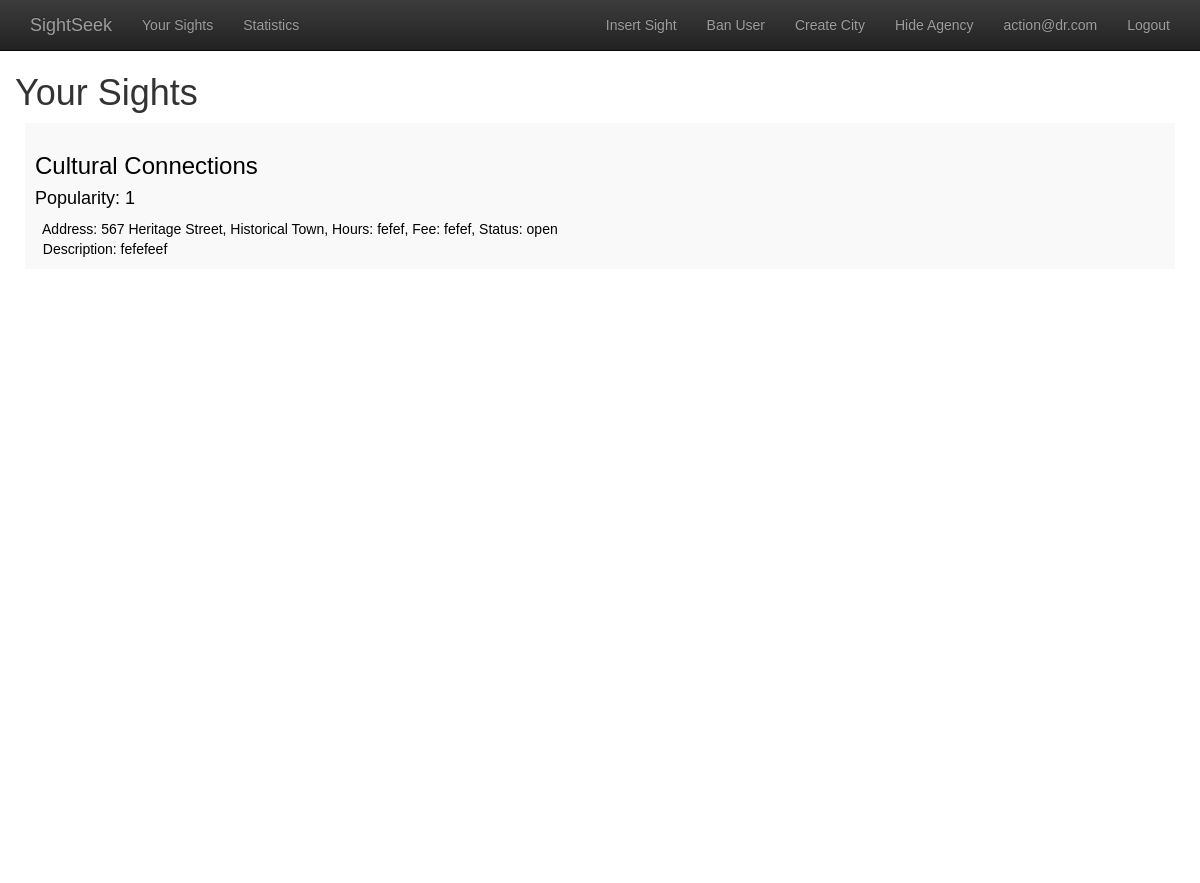
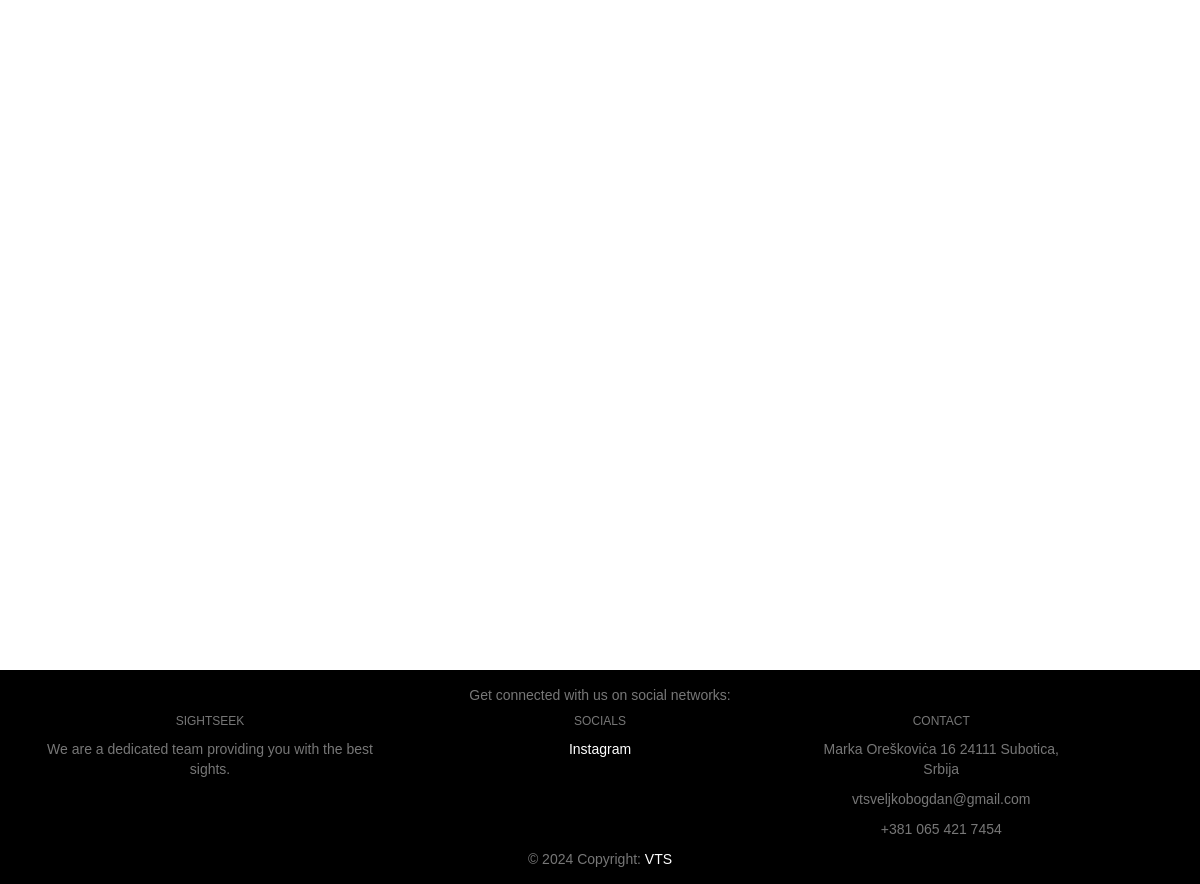
/stats.php (signed in), run on the app's committed database (2 pictures, top to bottom).
### tables this page shows
CREATE TABLE `sights` (
  `id_sight` int(32) NOT NULL,
  `id_city` int(32) NOT NULL,
  `id_agency` int(32) NOT NULL,
  `name` varchar(255) NOT NULL,
  `address` varchar(255) NOT NULL,
  `hours` varchar(32) NOT NULL,
  `fee` varchar(32) NOT NULL DEFAULT 'No fee',
  `image` varchar(255) DEFAULT NULL,
  `contact_info` varchar(255) DEFAULT NULL,
  `status` varchar(32) NOT NULL DEFAULT 'Unkown / Contact for more info',
  `latitude` varchar(255) NOT NULL,
  `longitude` varchar(255) NOT NULL,
  `times_searched` int(255) NOT NULL DEFAULT 0,
  `times_clicked` int(255) NOT NULL DEFAULT 0,
  `id_category` int(32) NOT NULL,
  `indoors_outdoors` varchar(32) NOT NULL DEFAULT 'indoors',
  `wifi` varchar(32) NOT NULL DEFAULT 'No',
  `description` text DEFAULT NULL
);

CREATE TABLE `agencies` (
  `id_agency` int(32) NOT NULL,
  `name` varchar(255) NOT NULL,
  `address` varchar(255) NOT NULL,
  `contact_information` varchar(255) NOT NULL DEFAULT 'Not set',
  `website` varchar(255) NOT NULL DEFAULT 'Not set',
  `operating_hours` varchar(255) NOT NULL DEFAULT 'Unknown',
  `establishment_date` varchar(255) NOT NULL DEFAULT 'Unknown',
  `email` varchar(255) NOT NULL,
  `password` varchar(255) NOT NULL,
  `is_info_hidden` int(32) NOT NULL DEFAULT 0,
  `is_banned` int(32) NOT NULL DEFAULT 0,
  `verification_id` varchar(255) NOT NULL,
  `verification_status` int(32) NOT NULL DEFAULT 0,
  `is_enabled` int(32) NOT NULL DEFAULT 0
);

### stats.php (the view, shortened to what this page needs)
<?php
require_once "snippets/ban_check.php";
?>
<!DOCTYPE html>
<html lang="en">
<head>
    <?php include_once('snippets/links.php'); ?>
</head>
<body>
<?php include('snippets/header.php'); ?>
<div class="container">
    <div class="row content">
        <h1> Your Sights </h1>
        <?php
        if (isset($_SESSION['id'])) {
            $user_id = $_SESSION['id'];
            $sql = "SELECT * FROM sights s JOIN agencies a on s.id_agency = a.id_agency WHERE s.id_agency = :user_id";
            $stmt = $pdo->prepare($sql);
            $stmt->bindParam(':user_id', $user_id, PDO::PARAM_INT);
            $stmt->execute();
            if ($stmt->rowCount() > 0) {
                while ($row = $stmt->fetch(PDO::FETCH_ASSOC)) {
                    echo "<a class='recommended-cities-a' href='sight.php?id=".$row['id_sight']."'>";
                    echo "<div class='recommended-cities'>";
                    echo "<h3> {$row['name']} &emsp; </h3><h4>Popularity: {$row['times_clicked']}</h4> &nbsp; Address: {$row['address']}, Hours: {$row['hours']}, Fee: {$row['fee']}, Status: {$row['status']} <br> &nbsp; Description: {$row['description']}";
                    echo "</div>";
                    echo "</a>";
                }
            } else {
                echo "No sights found.";
            }
        } else {
            echo "Agency not logged in.";
        }
        ?>
    </div>
</div>
<?php include('snippets/footer.php'); ?>
</body>
</html>

### style.css (style rules this page uses)
body { font-family: Helvetica, sans-serif; margin: 40pt 0 0; }
a { text-decoration: none; color: #000; }
.row.content { height: 1500px }
.recommended-cities { padding: 10px; margin: 10px; background-color: #f9f9f9; }

### data on the page
sights: id_agency.name "Cultural Connections", times_clicked "1", id_agency.address "567 Heritage Street, Historical Town", hours "fefef", fee "fefef", status "open", description "fefefeef"

### other printed values
$_SESSION['email'] "action@dr.com"
